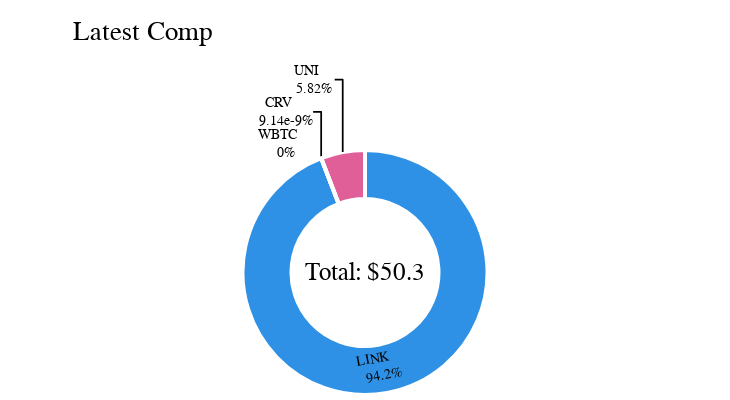

This figure's notebook cell:
### Code cell
model_fig4 = visualization_pipeline(
    df=latest_comp_data,
    title='viz_port_values',
    chart_type='pie',
    groupby='index',
    num_col='Balance USD',
    show_legend=False,
    sort_list = False,
    legend_placement=dict(x=0.1,y=1.3),
    # annotation_prefix=dict(y1='$',y2=None),
    margin=dict(t=150,b=0,l=0,r=0),
    annotation_prefix='$',
    font_family=font_family
)

chartBuilder(
    fig=model_fig4,
    title='Latest Comp',
    dt_index=False,
    add_the_date=False,
    show=True,
    save=False
)

### Figure 1 — Plotly figure (JSON) as saved in the notebook; plotly's stock layout.template omitted (floating-point values rounded to 4 significant figures; data arrays with more than 128 entries replaced by an {"elided": "..."} marker saying what was removed)
{"data": [{"hole": 0.6, "labels": ["LINK    ", "UNI    ", "CRV    ", "WBTC    "], "marker": {"colors": {"elided": "577 str values"}, "line": {"color": "white", "width": 4}}, "showlegend": false, "textfont": {"color": "black", "family": "Cardo", "size": 14}, "textinfo": "percent+label", "texttemplate": "%{label}<br>%{percent}", "type": "pie", "values": [47.34, 2.927, 4.596e-09, 0]}], "layout": {"annotations": [{"align": "center", "font": {"color": "black", "family": "Cardo", "size": 25}, "showarrow": false, "text": "Total: $50.3", "x": 0.5, "xref": "paper", "y": 0.5, "yref": "paper"}], "autosize": true, "font": {"family": "Cardo", "size": 18}, "height": 400, "legend": {"bgcolor": "rgba(0,0,0,0)", "font": {"color": "black", "family": "Cardo", "size": 14}, "itemsizing": "constant", "orientation": "v", "x": 0.1, "xanchor": "left", "y": 1.3, "yanchor": "top"}, "margin": {"b": 0, "l": 0, "r": 0, "t": 150}, "paper_bgcolor": "rgba(0,0,0,0)", "plot_bgcolor": "rgba(0,0,0,0)", "title": {"font": {"color": "black", "family": "Cardo", "size": 27}, "text": "<span style='color: black; font-weight: normal;'>Latest Comp</span><br><sub style='font-size: 18px; color: black; font-weight: normal;'></sub>", "x": 0.1, "xanchor": "left", "y": 0.9, "yanchor": "top"}, "width": 730}}
